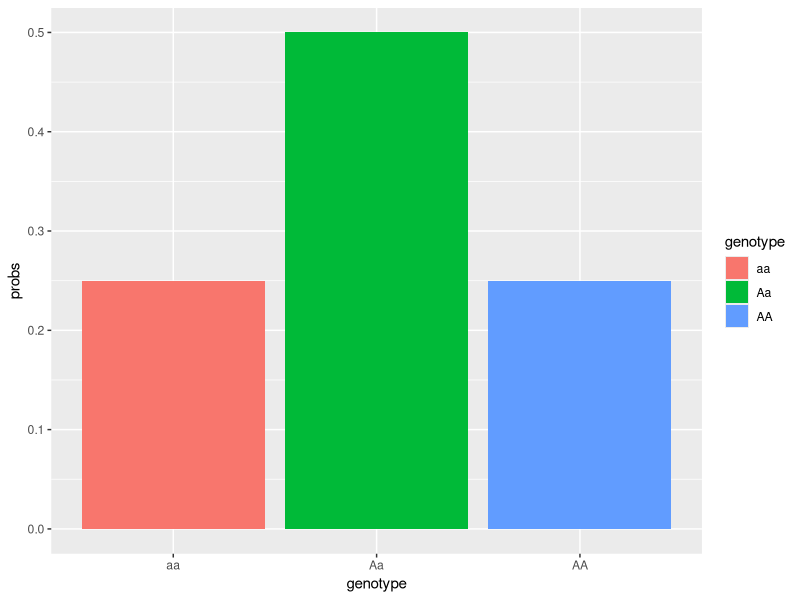
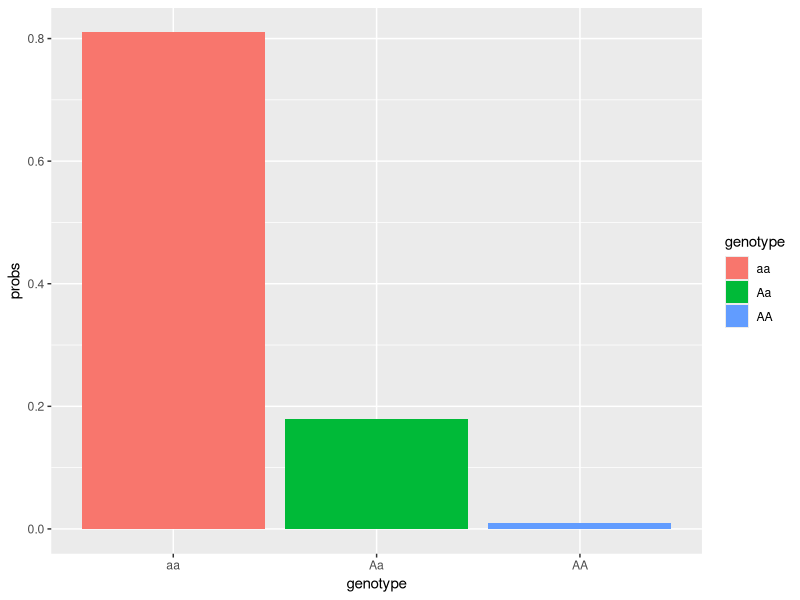
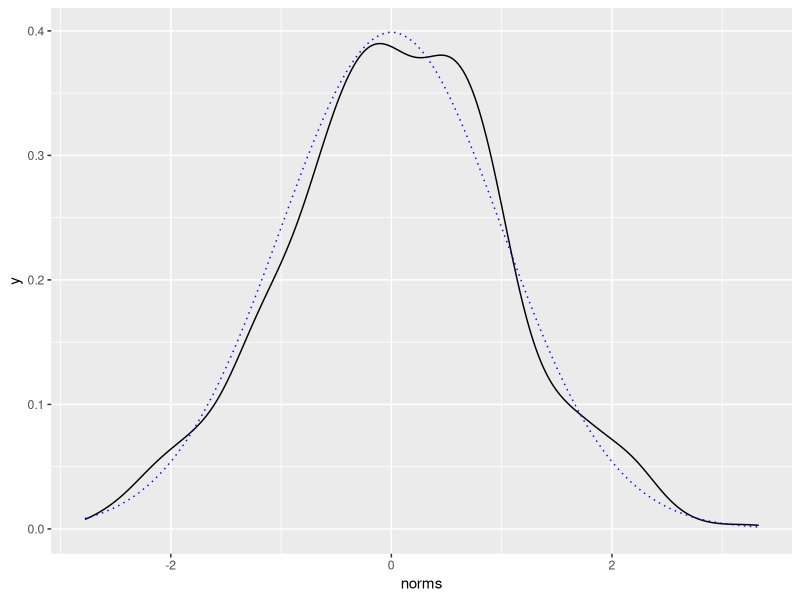
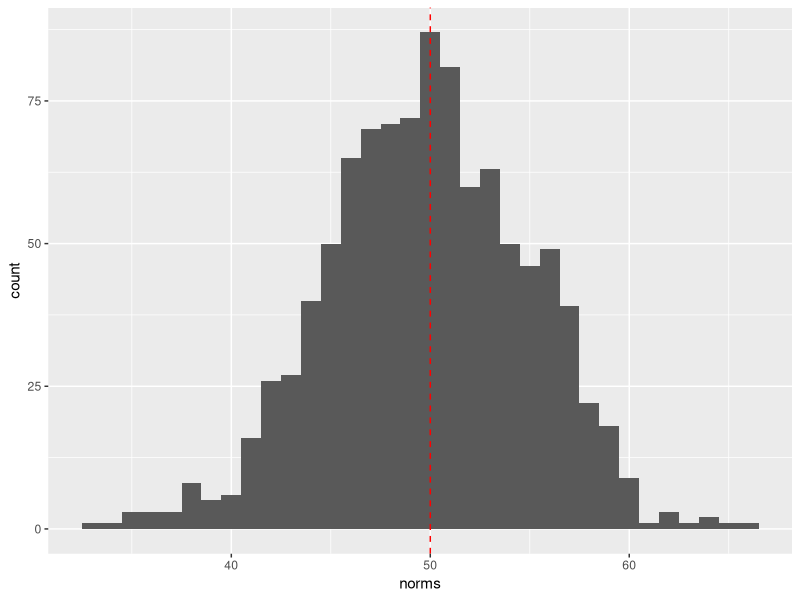
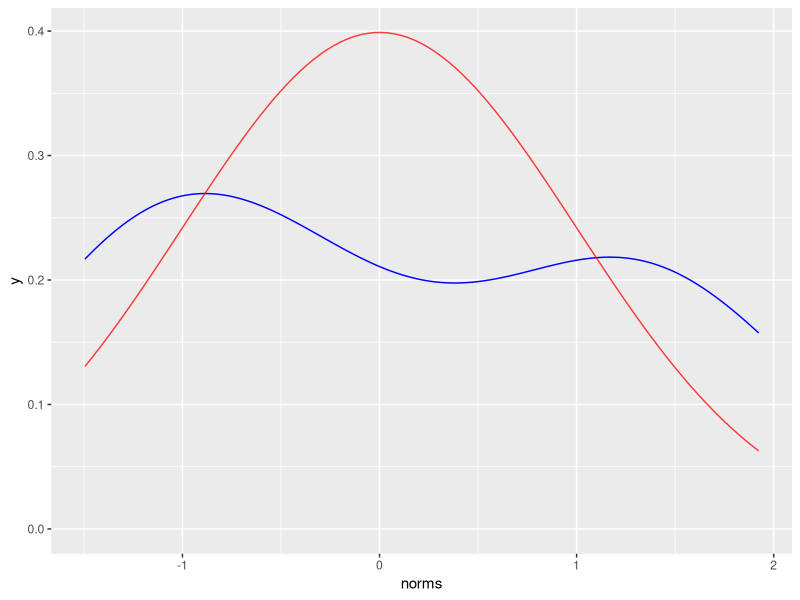
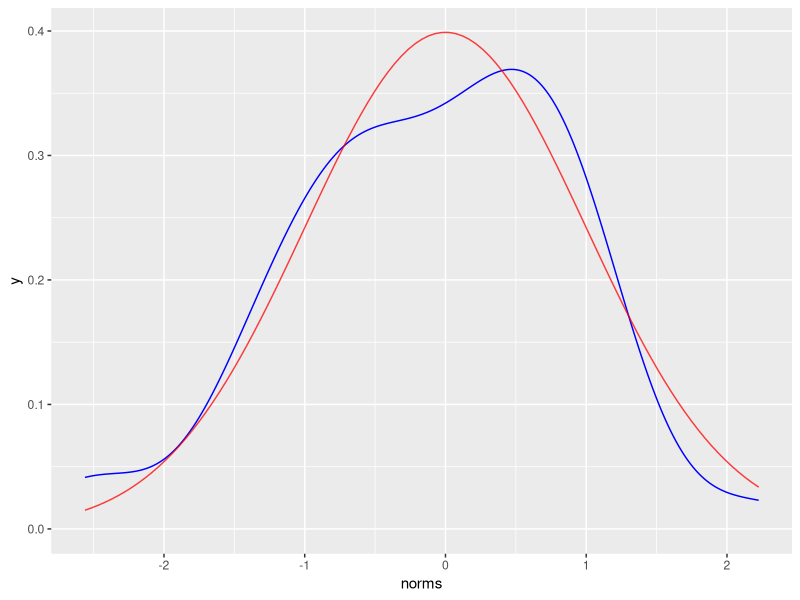
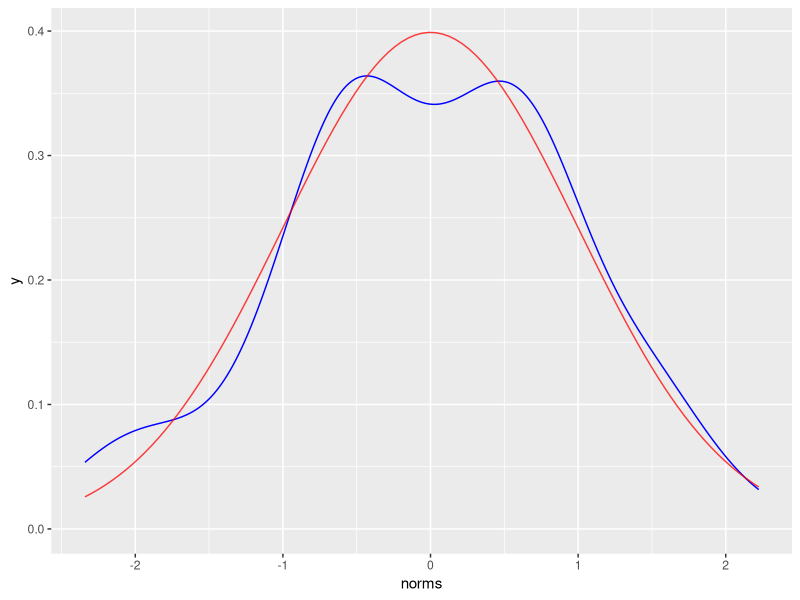
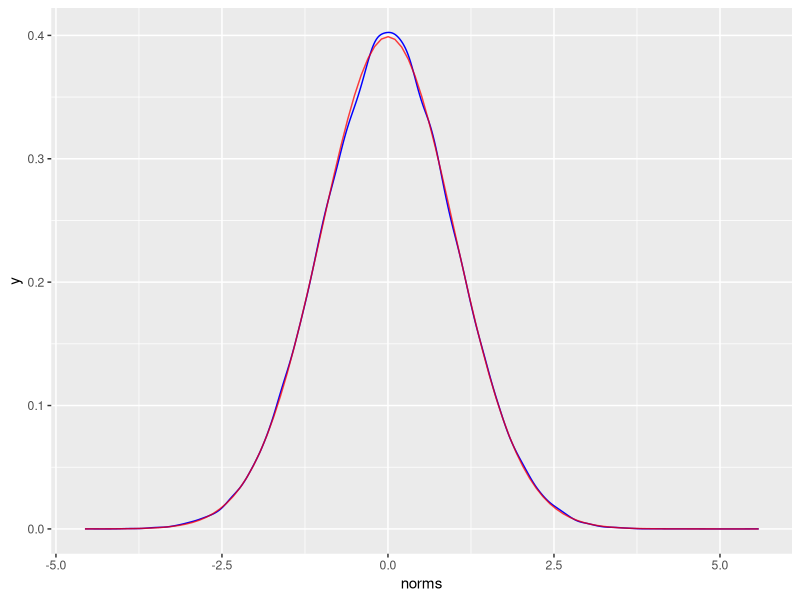

Write R code to recreate these figures, in order.
## ---- chunk 1
library(ggplot2)
library(reshape2)
set.seed(12345)
## ---- chunk 2
probs <- data.frame(genotype=c('AA','Aa','aa'),probs=c(.25,.5,.25))
ggplot(probs,aes(x=genotype,y=probs,fill=genotype)) + geom_bar(stat='identity')
## ---- chunk 3
p <- .1
probs <- data.frame(genotype=c('AA','Aa','aa'),probs=c(p^2,2*p*(1-p),(1-p)^2))
ggplot(probs,aes(x=genotype,y=probs,fill=genotype)) + geom_bar(stat='identity')
## ---- chunk 4
norms <- rnorm(1000)
ggplot(as.data.frame(norms),aes(x=norms)) + geom_density() + stat_function(fun=dnorm,color='blue',lty='dotted')
## ---- chunk 5
mu <- 50
sigma <- 5
norms <- rnorm(1000,mean=mu,sd=sigma)
ggplot(as.data.frame(norms), aes(x=norms)) + geom_histogram(binwidth=1) + geom_vline(xintercept=mu,color='red',lty='dashed')
## ---- chunk 6
# 10 Datapoints: looks pretty non normal. 
norms <- rnorm(10)
ggplot(as.data.frame(norms),aes(x=norms)) + geom_density(color='blue',alpha=3/4) + stat_function(fun=dnorm,color='red',alpha=3/4)

# 50 Datapoints: we're getting there! 
norms <- rnorm(50)
ggplot(as.data.frame(norms),aes(x=norms)) + geom_density(color='blue',alpha=3/4) + stat_function(fun=dnorm,color='red',alpha=3/4)
# 100 Datapoints: not too shabby. 
norms <- rnorm(100)
ggplot(as.data.frame(norms),aes(x=norms)) + geom_density(color='blue',alpha=3/4) + stat_function(fun=dnorm,color='red',alpha=3/4)

# 10^5 Datapoints: pretty normal! 
norms <- rnorm(10^5)
ggplot(as.data.frame(norms),aes(x=norms)) + geom_density(color='blue',alpha=3/4) + stat_function(fun=dnorm,color='red',alpha=3/4)
## ---- chunk 7
popn <- rnorm(1e6,mean=100,sd=10)
samp_mean <- numeric(0)
for (x in 1:2500) { samp_mean[x] <- mean(sample(popn,50)) }
ggplot(as.data.frame(samp_mean),aes(x=samp_mean)) + geom_histogram(binwidth=.1) + geom_rug(color='red',alpha=.05) + geom_vline(xintercept=100,color='green',alpha=.5,lty='dashed')
## ---- chunk 8
nrep <- 1000
# k=20,p=.5
qplot(rbinom(100,20,.5))
# k=20,p=.1
qplot(rbinom(100,20,.1))
# k=20,p=.1
qplot(rbinom(100,20,.05))
## ---- chunk 9
qplot(rpois(1000,.5))
## ---- chunk 10
norms <- rnorm(1e5)
pvals <- numeric()
for (x in 1:1000) { pvals[x]<-t.test(sample(norms,20),sample(norms,20))$p.value }
ggplot(as.data.frame(pvals),aes(x=pvals)) + geom_histogram(binwidth=.025) + geom_rug(color='blue',alpha=.1)
## ---- chunk 11
n <-  5 * 10^4
# PDF. Calling rnorm without mean, defaults to mean=0
norms <- data.frame(sd2=rnorm(n,sd=2),sd5=rnorm(n,sd=5),sd10=rnorm(n,sd=10))
ggplot(melt(norms,id.vars=NULL),aes(x=value,fill=variable,color=variable)) + geom_density(alpha=1/3) 
## ---- chunk 12
# 30 random normal variates
shapiro.test(rnorm(30))
# 30 random variables ~ chisq(df=10)
shapiro.test(rchisq(30,df=2))
## ---- chunk 13
n <-  5 * 10^4
ts <- data.frame(df2=rt(n,df=2),df10=rt(n,df=10),df75=rt(n,df=150),normal=rnorm(n))
ggplot(melt(ts,id.vars=NULL),aes(x=value,color=variable)) + geom_density(size=rel(1)) + xlim(-7,7)
## ---- chunk 14
n <- 10000
# PDF
chisqs <- data.frame(df1=rchisq(n,df=1),df5=rchisq(n,df=5),df10=rchisq(n,df=10))
ggplot(melt(chisqs),aes(x=value,fill=variable,color=variable)) + geom_density(alpha=1/3) + ylim(0,.25)
